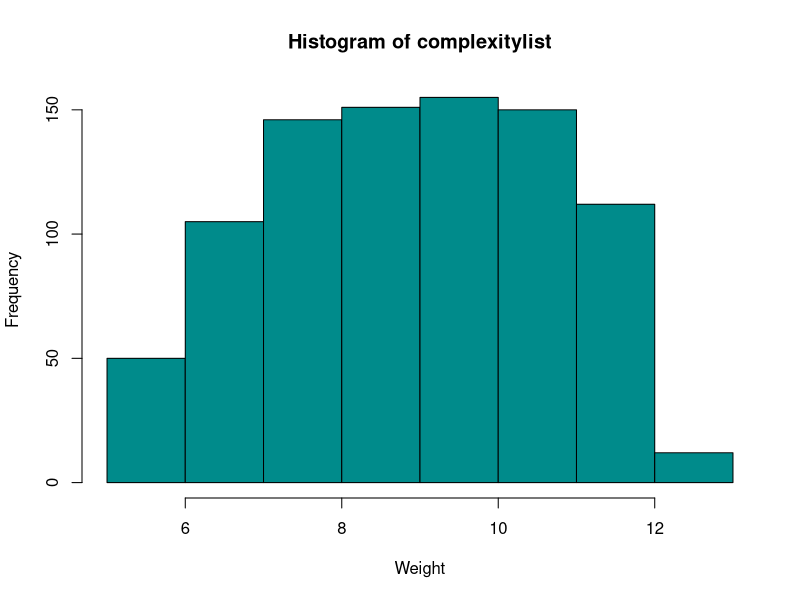

This figure's R source:
#GRN diversity analysis
library(plyr)

GRNs <- read.csv("data/processed/GRNs.csv")

#GRN extraction
signGRN <- sign(GRNs)
signGRN[1, ]#First GRN

#Unique circuits with duplications
duplicatedcircuits <- unique(signGRN)
abs(duplicatedcircuits)

#Number of times each circuit appers
singleGRNS <- ddply(signGRN, .(MA,AA,BA,CA,MB,AB,BB,CB,MC,AC,BC,CC), nrow)


numbinteracGRN <- ddply(abs(duplicatedcircuits), .(MA,AA,BA,CA,MB,AB,BB,CB,MC,AC,BC,CC), sum)


GRNScomplexity <- transform(abs(duplicatedcircuits), sum = rowSums(abs(duplicatedcircuits)))
complexitylist <- GRNScomplexity[ , length(GRNScomplexity)] #List of complexity value per type of circuit
class(complexitylist)

#Histogram
png(file = "figs/complexityhistogram.png")
# Create the histogram.
hist(complexitylist, xlab = "Weight",col = "darkcyan")

dev.off()
